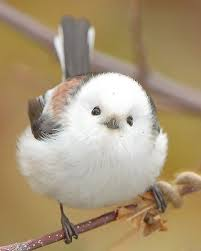
#> input picture week01/dataset/cute_bird1.jpg, 201 x 251 px; its folder holds only this picture in this run
$ jupyter execute --allow-errors main.ipynb
#> lines starting #> are read from the running program, lines starting #| are printed output that depends on the picture
[cell 1]
import numpy as np
import matplotlib.pyplot as plt
from PIL import Image
import os

[cell 2]
H = 400
W = 400
CONFIG = (H, W)

[cell 3]
def conver_image_to_matrice(image_path: str):
    # M = np.array(Image.open(image_path).convert('L'), dtype=float)
    # resized_M = M.re
#> called with image_path = 'dataset/cute_bird1.jpg'
    image = Image.open(image_path).convert('L')
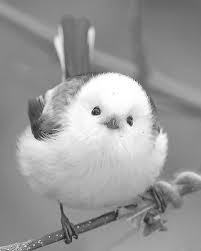
#> image: PIL image 201x251 L; min 15, max 255, mean 153.5
    resized_image = image.resize(CONFIG, Image.Resampling.LANCZOS)
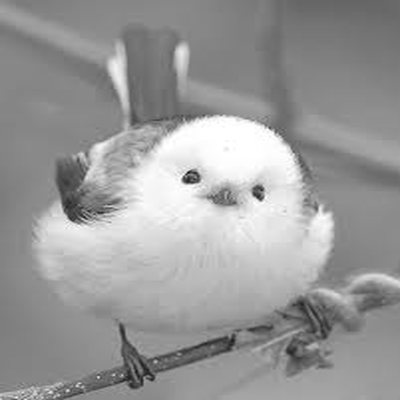
#> resized_image: PIL image 400x400 L; min 8, max 255, mean 153.5
    M = np.array(resized_image, dtype=float)
    return M

[cell 4]
def show_image(M):
    plt.figure(figsize=(12, 8))
    plt.imshow(M, cmap='gray')
    # plt.xlabel('None'

[cell 5]
folder = 'dataset'

[cell 6]
df = []
for file in os.listdir(folder):
    if file.lower().endswith('.jpg'):
        filepath = os.path.join(folder, file)
        M = conver_image_to_matrice(filepath)
        df.append(M)

[cell 7]
def cosine_simliarity(M1, M2):
    if M1 is None or M2 is None:
        return False
    M1 = M1.flatten()
    M2 = M2.flatten()


    M1n = M1 / np.linalg.norm(M1)
    M2n = M2 / np.linalg.norm(M2)

    return M1n @ M2n.T

[cell 8]
df[0]

#> (a cell that did not finish here is left out)

#> (a cell that did not finish here is left out)

#> (a cell that did not finish here is left out)

[cell 12]
def search(query, top_k=3):
    if query is None or query.shape != CONFIG:
        return None, None

    mp = []

    for i, M in enumerate(df):

        score = cosine_simliarity(query, M)
        mp.append((i, score))


    mp.sort(key=lambda x: x[1])
    if len(mp) <= top_k: return mp
    return mp[len(mp)-top_k:]

#> (a cell that did not finish here is left out)

#> (a cell that did not finish here is left out)

#> (a cell that did not finish here is left out)

Bài 2

[cell 16]
import numpy as np
import matplotlib.pyplot as plt

[cell 17]
U, S, Vt = np.linalg.svd(df[0], full_matrices=False)
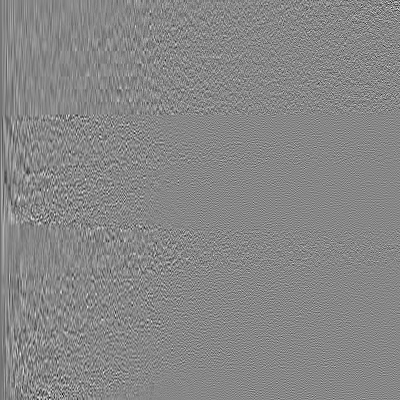
#> U: shape (400, 400) float64; min -0.346, max 0.306, mean -0.000151; drawn with min black and max white
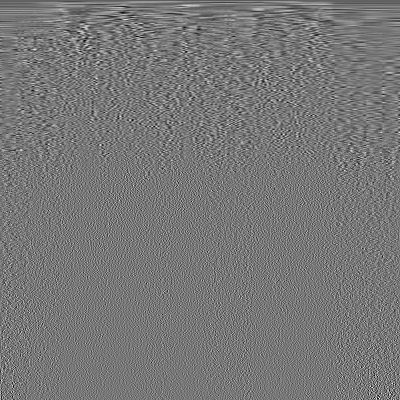
#> Vt: shape (400, 400) float64; min -0.256, max 0.289, mean -0.000146; drawn with min black and max white
#> S = 400 values, max 62469 at index 0, min 0.0124 at index 399, mean 307.8

[cell 18]
def reconstruct(k):
#> called with k = 5
    return (U[:, :k] * S[:k]) @ Vt[:k, :]
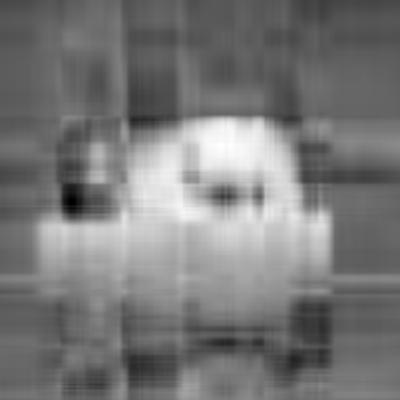
#> returned value: shape (400, 400) float64; min 48.65, max 270.2, mean 153.5; drawn with min black and max white

$ run again, on week01/dataset/cute_dog.jpg
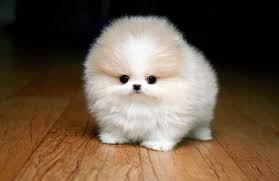
#> input picture week01/dataset/cute_dog.jpg, 279 x 181 px
#> `U, S, Vt = np.linalg.svd(df[0], full_matrices=False)`:
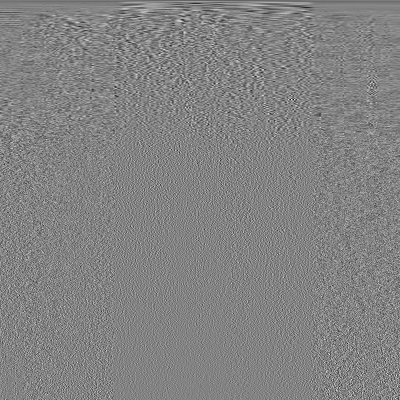
#> Vt: shape (400, 400) float64; min -0.339, max 0.32, mean -0.00019; drawn with min black and max white
#> S = 400 values, max 46057.8 at index 0, min 4.1e-12 at index 395, mean 267.9
#> in reconstruct, `return (U[:, :k] * S[:k]) @ Vt[:k, :]`:
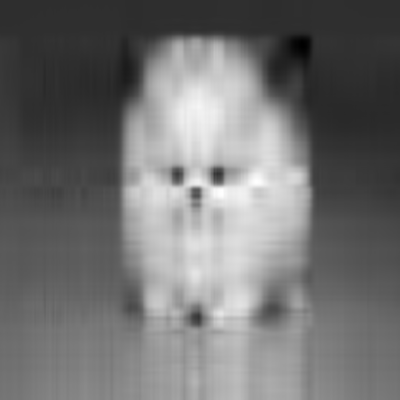
#> returned value: shape (400, 400) float64; min -60.19, max 281.8, mean 92.3; drawn with min black and max white

$ run again, on week01/dataset/cute_tiger.jpg
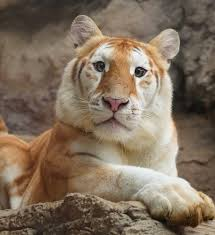
#> input picture week01/dataset/cute_tiger.jpg, 215 x 235 px
#> `U, S, Vt = np.linalg.svd(df[0], full_matrices=False)`:
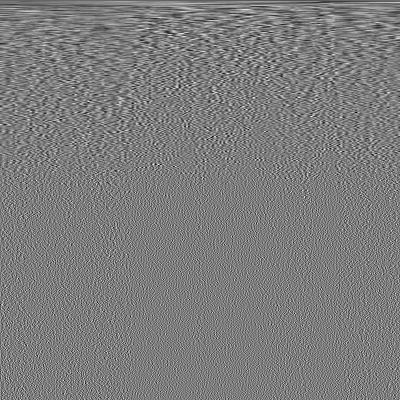
#> Vt: shape (400, 400) float64; min -0.227, max 0.235, mean -0.000143; drawn with min black and max white
#> S = 400 values, max 47721.3 at index 0, min 0.00518 at index 399, mean 329.4
#> in reconstruct, `return (U[:, :k] * S[:k]) @ Vt[:k, :]`:
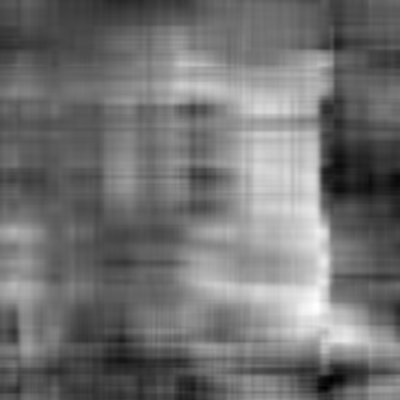
#> returned value: shape (400, 400) float64; min -2.23, max 257.9, mean 114; drawn with min black and max white
